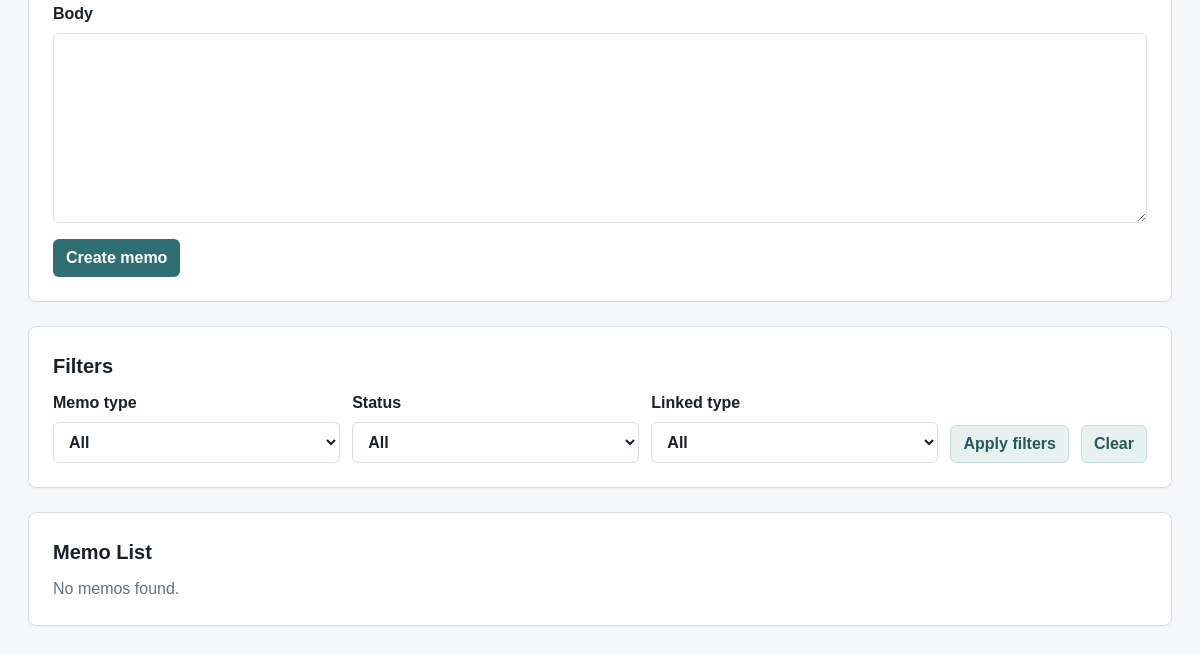
Before: /memos (lower part) with the older database file.
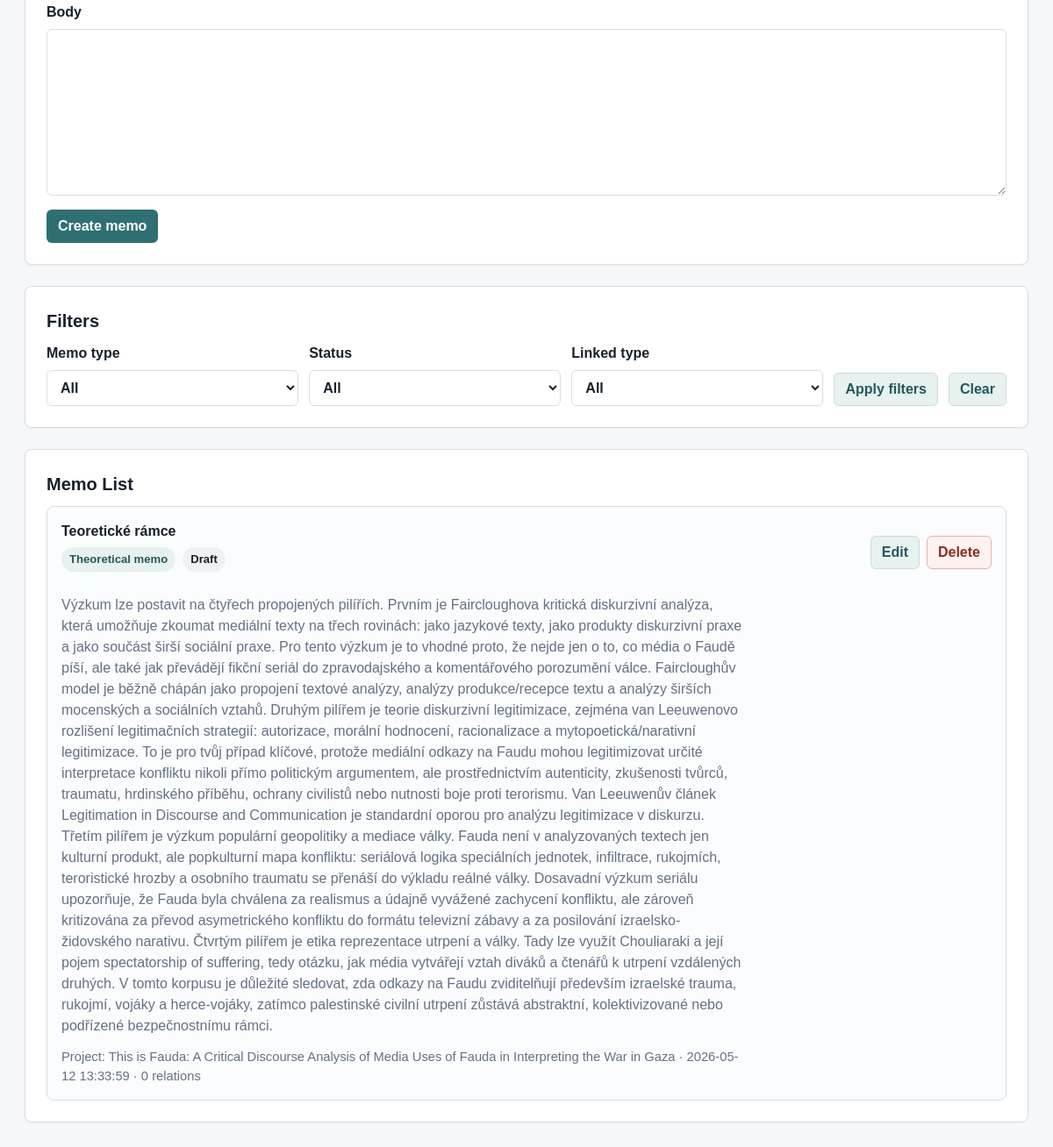
After: the same page with the newer database file.
### tables this page shows
CREATE TABLE memos (
    id INTEGER PRIMARY KEY AUTOINCREMENT,
    project_id INTEGER NOT NULL,
    title TEXT NOT NULL,
    body TEXT,
    memo_type TEXT NOT NULL DEFAULT 'analytic',
    linked_entity_type TEXT,
    linked_entity_id INTEGER,
    status TEXT NOT NULL DEFAULT 'draft',
    created_at TEXT NOT NULL DEFAULT CURRENT_TIMESTAMP,
    updated_at TEXT NOT NULL DEFAULT CURRENT_TIMESTAMP,
    FOREIGN KEY (project_id) REFERENCES projects (id) ON DELETE CASCADE
);

### app.py (the view)
    @app.route("/memos")
    def memos():
        active_project = get_active_project()
        filters = {
            "memo_type": request.args.get("memo_type", "").strip(),
            "status": request.args.get("status", "").strip(),
            "linked_entity_type": request.args.get("linked_entity_type", "").strip(),
            "linked_entity_id": request.args.get("linked_entity_id", "").strip(),
        }
        memo_rows = get_memos_for_project(active_project["id"], filters)
        return render_template(
            "memos.html",
            title="Memos",
            active_page="memos",
            active_project=active_project,
            memos=memo_rows,
            filters=filters,
            memo_type_labels=MEMO_TYPES,
            memo_status_labels=MEMO_STATUSES,
            documents=get_documents_for_memo_links(active_project["id"]),
            segments=get_segments_for_memo_links(active_project["id"]),
            codes=get_open_codes_for_project(active_project["id"]),
        )

### app.py (called while the page is built)
def get_db() -> sqlite3.Connection:
    if "db" not in g:
        g.db = sqlite3.connect(DATABASE)
        g.db.row_factory = sqlite3.Row
        g.db.execute("PRAGMA foreign_keys = ON")
    return g.db

def query_one(sql: str, params: tuple = ()) -> sqlite3.Row | None:
    return get_db().execute(sql, params).fetchone()

def query_all(sql: str, params: tuple = ()) -> list[sqlite3.Row]:
    return get_db().execute(sql, params).fetchall()

def get_project(project_id: int) -> sqlite3.Row | None:
    return query_one(
        """
        SELECT id, name, description, methodology_mode, status, last_opened_at,
               research_goal, principal_investigator, created_at, updated_at
        FROM projects
        WHERE id = ? AND status != 'deleted'
        """,
        (project_id,),
    )

def project_supports_gt(project: sqlite3.Row | dict) -> bool:
    return project["methodology_mode"] in {"gt", "mixed"}

def project_supports_cda(project: sqlite3.Row | dict) -> bool:
    return project["methodology_mode"] in {"cda", "mixed"}

def get_open_codes_for_project(project_id: int) -> list[sqlite3.Row]:
    return get_codes_for_project(project_id, "open")

### templates/memos.html (shortened to what this page needs)
{% extends "base.html" %}
{% block content %}
<section class="info-panel import-panel">
    <form class="document-form" action="{{ url_for('create_memo') }}" method="post">
        <label>
            <span>Body</span>
            <textarea name="body" rows="7" required></textarea>
        </label>
        <button type="submit" class="button-primary">Create memo</button>
    </form>
</section>
<section class="info-panel import-panel">
    <h2>Filters</h2>
    <form class="filter-form" action="{{ url_for('memos') }}" method="get">
        <label>
            <span>Memo type</span>
            <select name="memo_type">
                <option value="">All</option>
            </select>
        </label>
        <label>
            <span>Status</span>
            <select name="status">
                <option value="">All</option>
            </select>
        </label>
        <label>
            <span>Linked type</span>
            <select name="linked_entity_type">
                <option value="">All</option>
            </select>
        </label>
        <button type="submit" class="button-secondary">Apply filters</button>
        <a class="button-secondary" href="{{ url_for('memos') }}">Clear</a>
    </form>
</section>
<section class="info-panel">
    <h2>Memo List</h2>
    {% if memos %}
        <div class="memo-list">
            {% for memo in memos %}
                <article class="memo-card">
                    <div class="segment-card-header">
                        <div>
                            <h3>{{ memo.title }}</h3>
                            <div class="code-badge-row">
                                <span class="memo-type-badge">{{ memo_type_labels[memo.memo_type] }}</span>
                                <span class="status-badge">{{ memo_status_labels[memo.status] }}</span>
                            </div>
                        </div>
                        <div class="actions-cell">
                            <a class="button-secondary" href="{{ url_for('edit_memo', memo_id=memo.id) }}">Edit</a>
                            <form class="confirm-delete" data-confirm="Delete this memo?" action="{{ url_for('delete_memo', memo_id=memo.id) }}" method="post">
                                <button type="submit" class="button-danger">Delete</button>
                            </form>
                        </div>
                    </div>
                    <p>{{ memo.body }}</p>
                    <p class="muted-text">{{ memo.linked_entity_label }} · {{ memo.created_at }} · {{ memo.relation_count }} relations</p>
                </article>
            {% endfor %}
        </div>
    {% else %}
        <p>No memos found.</p>
    {% endif %}
</section>
{% endblock %}

Changed rows visible on the page:
added memos: title "Teoretické rámce", memo_type "Theoretical memo", status "Draft", body "Výzkum lze postavit na čtyřech propojených pilířích. Prvním je Faircloughova kritická diskurzivní analýza, která umožňuje zkoumat mediální texty na třech rovinách: jako jazykové texty, jako produkty diskurzivní praxe a jako součást širší sociální praxe. Pro tento výzkum je to vhodné proto, že nejde jen o to, co média o Faudě píší, ale také jak převádějí fikční seriál do zpravodajského a komentářového porozumění válce. Faircloughův model je běžně chápán jako propojení textové analýzy, analýzy produkce/recepce textu a analýzy širších mocenských a sociálních vztahů. Druhým pilířem je teorie diskurzivní legitimizace, zejména van Leeuwenovo rozlišení legitimačních strategií: autorizace, morální…", linked_entity_label "Project: This is Fauda: A Critical Discourse Analysis of Media Uses of Fauda in Interpreting the War in Gaza", created_at "2026-05-12 13:33:59", relation_count "0"
Other visible differences:
text no longer shown: "No memos found."
